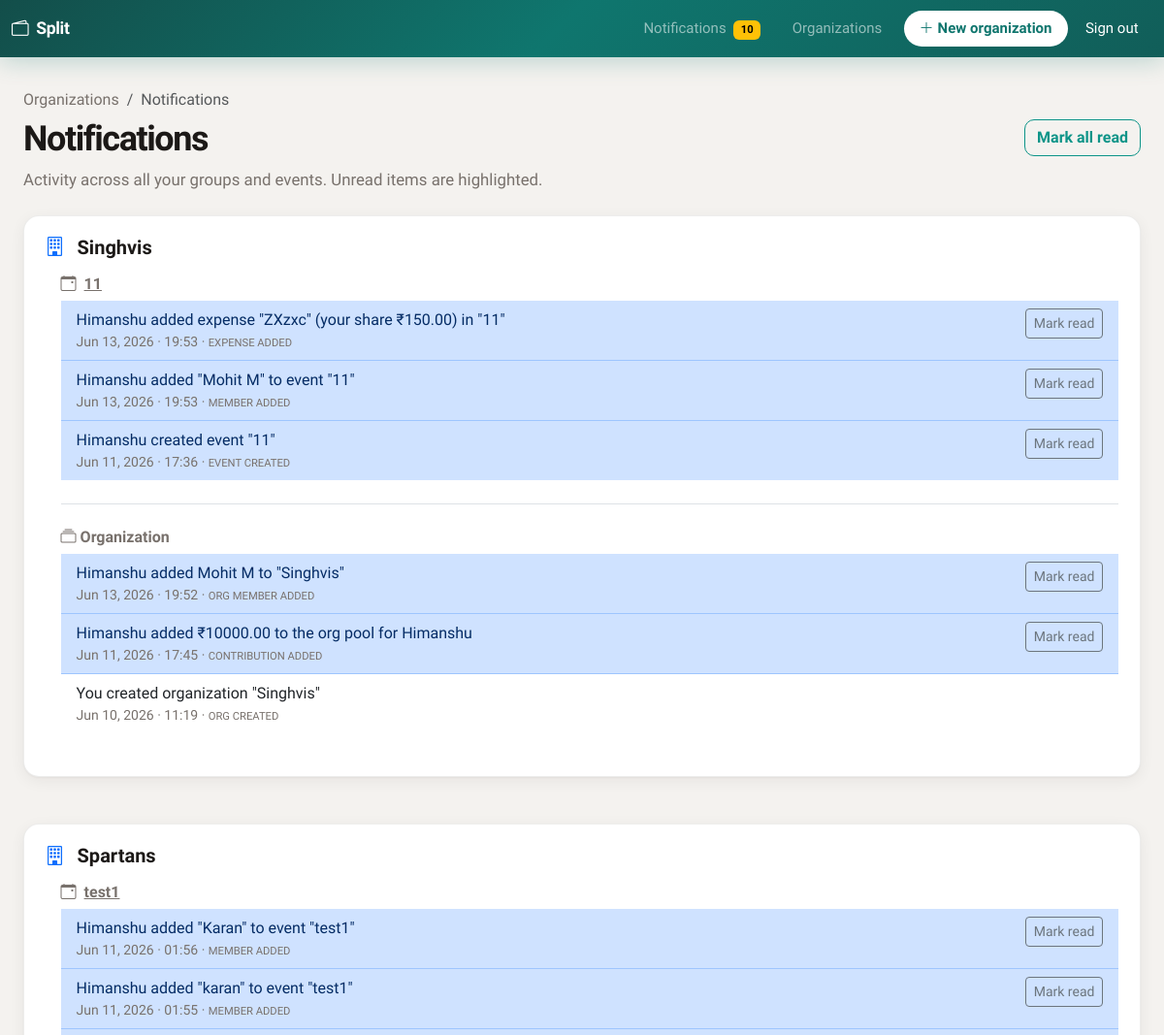
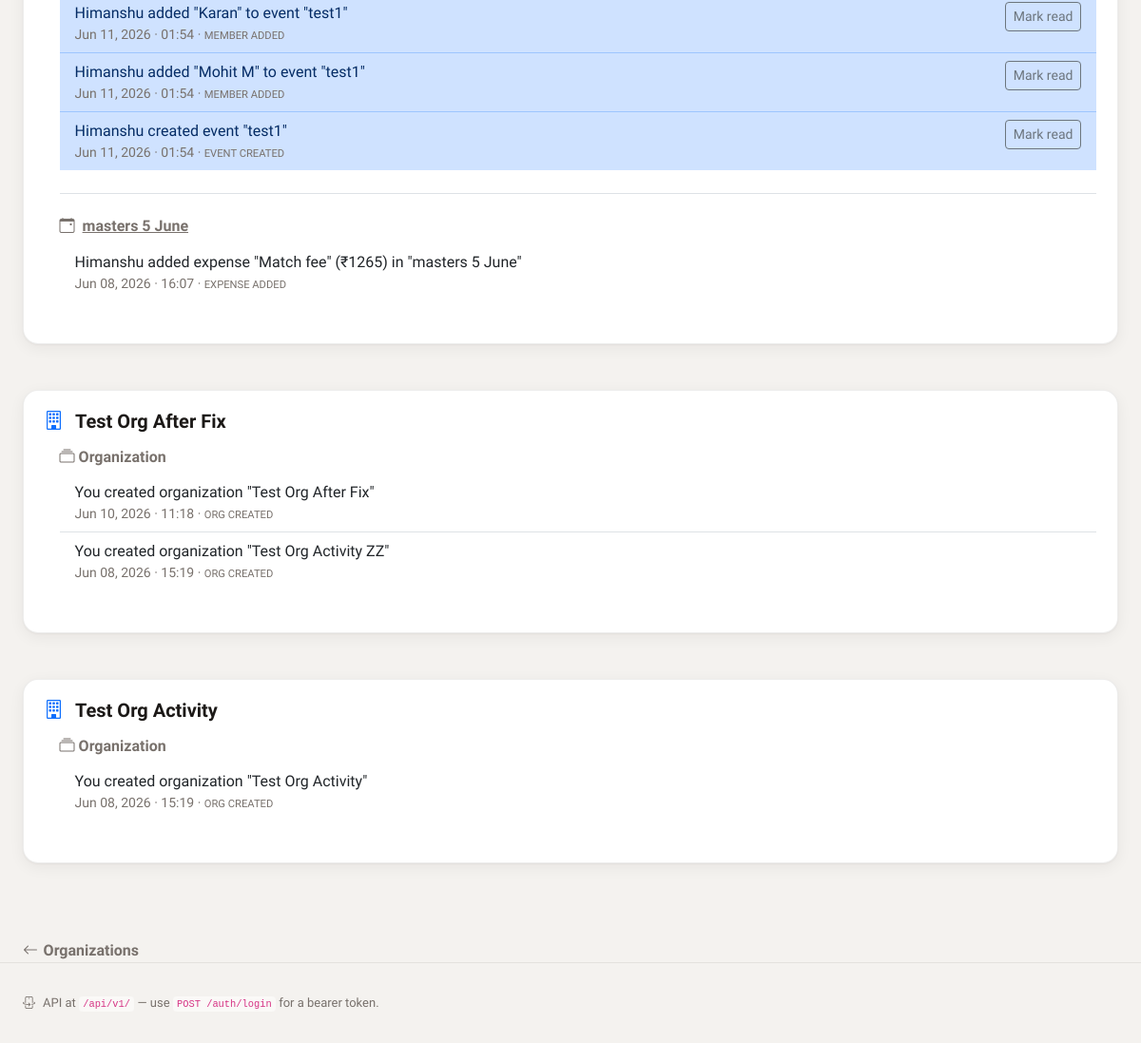
Page /notifications (signed in) on the committed database (2 pictures, top to bottom).
### app/models.py (models this page shows)
class Organization(Base):
    __tablename__ = "organizations"
    id: Mapped[int] = mapped_column(primary_key=True, autoincrement=True)
    name: Mapped[str] = mapped_column(String(200), nullable=False)
    created_by_user_id: Mapped[int | None] = mapped_column(
        ForeignKey("users.id"), nullable=True, index=True
    )
    created_at: Mapped[datetime] = mapped_column(DateTime, default=datetime.utcnow)
    members: Mapped[list["OrganizationMember"]] = relationship(
        back_populates="organization", cascade="all, delete-orphan"
    )
    events: Mapped[list["Event"]] = relationship(
        back_populates="organization", cascade="all, delete-orphan"
    )
    org_contributions: Mapped[list["OrganizationContribution"]] = relationship(
        back_populates="organization", cascade="all, delete-orphan"
    )

class Event(Base):
    __tablename__ = "events"
    id: Mapped[int] = mapped_column(primary_key=True, autoincrement=True)
    organization_id: Mapped[int] = mapped_column(
        ForeignKey("organizations.id"), nullable=False
    )
    name: Mapped[str] = mapped_column(String(200), nullable=False)
    created_by_user_id: Mapped[int | None] = mapped_column(
        ForeignKey("users.id"), nullable=True, index=True
    )
    created_at: Mapped[datetime] = mapped_column(DateTime, default=datetime.utcnow)
    organization: Mapped["Organization"] = relationship(back_populates="events")
    members: Mapped[list["Member"]] = relationship(
        back_populates="event", cascade="all, delete-orphan"
    )
    expenses: Mapped[list["Expense"]] = relationship(
        back_populates="event", cascade="all, delete-orphan"
    )

class Activity(Base):
    __tablename__ = "activities"
    id: Mapped[int] = mapped_column(primary_key=True, autoincrement=True)
    recipient_user_id: Mapped[int] = mapped_column(ForeignKey("users.id"), nullable=False)
    organization_id: Mapped[int | None] = mapped_column(
        ForeignKey("organizations.id"), nullable=True, index=True
    )
    event_id: Mapped[int | None] = mapped_column(
        ForeignKey("events.id"), nullable=True, index=True
    )
    actor_user_id: Mapped[int | None] = mapped_column(ForeignKey("users.id"), nullable=True)
    kind: Mapped[str] = mapped_column(String(64), nullable=False)
    summary: Mapped[str] = mapped_column(String(500), nullable=False)
    read_at: Mapped[datetime | None] = mapped_column(DateTime, nullable=True)
    created_at: Mapped[datetime] = mapped_column(DateTime, default=datetime.utcnow)
    recipient: Mapped["User"] = relationship(
        "User",
        foreign_keys=[recipient_user_id],
        back_populates="activities_received",
    )
    actor: Mapped["User | None"] = relationship(
        "User",
        foreign_keys=[actor_user_id],
        back_populates="activities_sent",
    )

### app/routers/web.py (the view)
@router.get("/notifications", response_class=HTMLResponse)
def page_notifications(request: Request, db: Session = Depends(get_db)):
    uid = require_session_user(request)
    if isinstance(uid, RedirectResponse):
        return uid
    rows = activity_service.list_for_user(db, uid, limit=400)
    grouped = activity_service.group_activities_hierarchy(db, rows)
    return templates.TemplateResponse(
        request,
        "notifications.html",
        {
            "title": "Notifications",
            "grouped": grouped,
            "activities": rows,
        },
    )

### templates/notifications.html (shortened to what this page needs)
{% extends "base.html" %}
{% block content %}
<nav class="et-breadcrumb mb-2" aria-label="breadcrumb">
  <ol class="breadcrumb small mb-0">
    <li class="breadcrumb-item"><a href="/orgs">Organizations</a></li>
    <li class="breadcrumb-item active" aria-current="page">Notifications</li>
  </ol>
</nav>
<header class="mb-4 d-flex flex-wrap justify-content-between align-items-start gap-3">
  <div>
    <h1 class="et-hero-title mb-2">Notifications</h1>
    <p class="et-hero-lead mb-0">Activity across all your groups and events. Unread items are highlighted.</p>
  </div>
  {% if activities %}
  <form method="post" action="/notifications/read-all">
    <button type="submit" class="btn btn-outline-primary">Mark all read</button>
  </form>
  {% endif %}
</header>
{% if not grouped %}
<div class="et-empty">
  <div class="et-empty-icon"><i class="bi bi-bell"></i></div>
  <p class="et-muted mb-0">No activity yet. Create organizations, events, and expenses to see updates here.</p>
</div>
{% else %}
  {% for org in grouped %}
  <section class="mb-5 et-card">
    <div class="et-card-body">
      <h2 class="h5 fw-bold mb-3">
        <i class="bi bi-building me-2 text-primary"></i>
        <a href="/orgs/{{ org.organization_id }}" class="text-reset text-decoration-none">{{ org.organization_name }}</a>
      </h2>
      {% for eg in org.event_groups %}
      <div class="ms-md-3 mb-4 {% if not loop.last %}border-bottom pb-4{% endif %}">
        <h3 class="h6 fw-semibold et-muted mb-2">
          {% if eg.event_id %}
          <i class="bi bi-calendar-event me-1"></i>
          <a href="/events/{{ eg.event_id }}" class="text-reset">{{ eg.event_name }}</a>
          {% else %}
          <i class="bi bi-collection me-1"></i>{{ eg.event_name }}
          {% endif %}
        </h3>
        <ul class="list-group list-group-flush">
          {% for a in eg.activities %}
          <li class="list-group-item d-flex flex-wrap justify-content-between align-items-start gap-2 {% if not a.read_at %}list-group-item-primary bg-opacity-10{% endif %}">
            <div class="flex-grow-1 min-w-0">
              <p class="mb-0">{{ a.summary }}</p>
              <p class="small et-muted mb-0">{{ a.created_at.strftime('%b %d, %Y · %H:%M') }} · <span class="text-uppercase" style="font-size: 0.7rem;">{{ a.kind | replace('_', ' ') }}</span></p>
            </div>
            {% if not a.read_at %}
            <form method="post" action="/notifications/{{ a.id }}/read" class="flex-shrink-0">
              <button type="submit" class="btn btn-sm btn-outline-secondary">Mark read</button>
            </form>
            {% endif %}
          </li>
          {% endfor %}
        </ul>
      </div>
      {% endfor %}
    </div>
  </section>
  {% endfor %}
{% endif %}
<a href="/orgs" class="et-link-back"><i class="bi bi-arrow-left"></i>Organizations</a>
{% endblock %}

### static/app.css (style rules this page uses)
:root { --et-bg: #f4f2ef; --et-bg-elevated: #ffffff; --et-surface-2: #faf9f7; --et-text: #1c1917; --et-text-muted: #78716c; --et-border: rgba(28, 25, 23, 0.08); --et-border-strong: rgba(28, 25, 23, 0.12); --et-accent: #0d9488; --et-accent-hover: #0f766e; --et-accent-soft: rgba(13, 148, 136, 0.12); --et-accent-2: #6366f1; --et-radius: 12px; --et-radius-sm: 10px; --et-radius-lg: 16px; --et-shadow: 0 1px 2px rgba(28, 25, 23, 0.04), 0 4px 16px rgba(28, 25, 23, 0.06); --et-shadow-hover: 0 8px 24px rgba(28, 25, 23, 0.08); --et-green: #059669; --et-green-soft: rgba(5, 150, 105, 0.12); --et-red: #dc2626; --et-red-soft: rgba(220, 38, 38, 0.1); --et-font: "Plus Jakarta Sans", system-ui, -apple-system, sans-serif; }
*, *::before, *::after { box-sizing: border-box; }
html { scroll-behavior: smooth; }
body.et-body { font-family: var(--et-font); background: var(--et-bg); color: var(--et-text); min-height: 100vh; -webkit-font-smoothing: antialiased; }
.et-card { background: var(--et-bg-elevated); border: 1px solid var(--et-border); border-radius: var(--et-radius-lg); box-shadow: var(--et-shadow); transition: box-shadow 0.2s ease, transform 0.2s ease, border-color 0.2s ease; }
.et-card-body { padding: 1.25rem 1.35rem; }
.btn-outline-primary { --bs-btn-color: var(--et-accent); --bs-btn-border-color: var(--et-accent); --bs-btn-hover-bg: var(--et-accent); --bs-btn-hover-border-color: var(--et-accent); font-weight: 600; border-radius: var(--et-radius-sm); }
.et-hero-title { font-weight: 800; letter-spacing: -0.04em; font-size: clamp(1.75rem, 4vw, 2.25rem); line-height: 1.15; color: var(--et-text); margin-bottom: 0.5rem; }
.et-hero-lead { color: var(--et-text-muted); font-size: 1.05rem; max-width: 36rem; margin-bottom: 0; }
.et-breadcrumb .breadcrumb-item a { color: var(--et-text-muted); text-decoration: none; font-weight: 500; }
.et-muted { color: var(--et-text-muted); }
.et-link-back { display: inline-flex; align-items: center; gap: 0.35rem; font-weight: 600; color: var(--et-text-muted); text-decoration: none; margin-top: 2rem; }

### rows in the picture
Organization: organization_name "Singhvis", event_name "Organization"
Event: event_name "11"
Activity: summary "Himanshu added expense \"ZXzxc\" (your share ₹150.00) in \"11\"", created_at "Jun 13, 2026 · 19:53", kind "EXPENSE ADDED"
Activity: summary "Himanshu added \"Mohit M\" to event \"11\"", created_at "Jun 13, 2026 · 19:53", kind "MEMBER ADDED"
Activity: summary "Himanshu created event \"11\"", created_at "Jun 11, 2026 · 17:36", kind "EVENT CREATED"
Activity: summary "Himanshu added Mohit M to \"Singhvis\"", created_at "Jun 13, 2026 · 19:52", kind "ORG MEMBER ADDED"
Activity: summary "Himanshu added ₹10000.00 to the org pool for Himanshu", created_at "Jun 11, 2026 · 17:45", kind "CONTRIBUTION ADDED"
Activity: summary "You created organization \"Singhvis\"", created_at "Jun 10, 2026 · 11:19", kind "ORG CREATED"
Organization: organization_name "Spartans"
Event: event_name "test1"
Activity: summary "Himanshu added \"Karan\" to event \"test1\"", created_at "Jun 11, 2026 · 01:56", kind "MEMBER ADDED"
Activity: summary "Himanshu added \"karan\" to event \"test1\"", created_at "Jun 11, 2026 · 01:55", kind "MEMBER ADDED"
Activity: summary "Himanshu added \"Karan\" to event \"test1\"", created_at "Jun 11, 2026 · 01:54", kind "MEMBER ADDED"
Activity: summary "Himanshu added \"Mohit M\" to event \"test1\"", created_at "Jun 11, 2026 · 01:54", kind "MEMBER ADDED"
Activity: summary "Himanshu created event \"test1\"", created_at "Jun 11, 2026 · 01:54", kind "EVENT CREATED"
Event: event_name "masters 5 June"
Activity: summary "Himanshu added expense \"Match fee\" (₹1265) in \"masters 5 June\"", created_at "Jun 08, 2026 · 16:07", kind "EXPENSE ADDED"
Organization: organization_name "Test Org After Fix", event_name "Organization"
Activity: summary "You created organization \"Test Org After Fix\"", created_at "Jun 10, 2026 · 11:18", kind "ORG CREATED"
Activity: summary "You created organization \"Test Org Activity ZZ\"", created_at "Jun 08, 2026 · 15:19", kind "ORG CREATED"
Organization: organization_name "Test Org Activity", event_name "Organization"
Activity: summary "You created organization \"Test Org Activity\"", created_at "Jun 08, 2026 · 15:19", kind "ORG CREATED"

### other values in the picture
{{ request.state.unread_notifications }} "10"
